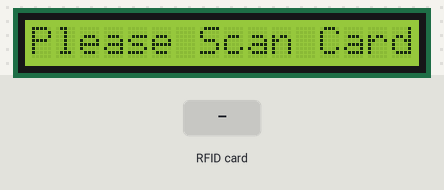
This sketch was run on a simulated Arduino Uno, built with avr-gcc and run on an emulated ATmega328P. On the bench: 16×1 character LCD. The test bench sets the inputs (shaded band). What the sketch prints to the serial monitor is not drawn.

Above: at 1.3 s.
1.4 s: RFID card 29 FB 56 D3 held to the reader
At 1.9 s:
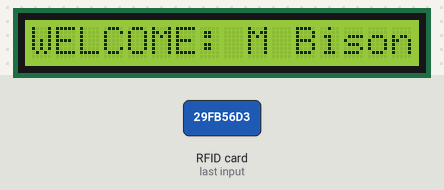
2.9 s: RFID card 5E 7A 19 C4 held to the reader
At 4.1 s:
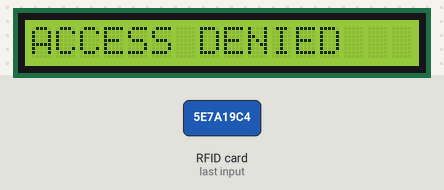
Timing chart, 0 to 5.9 s (numbered marks = the images above; inputs shaded):
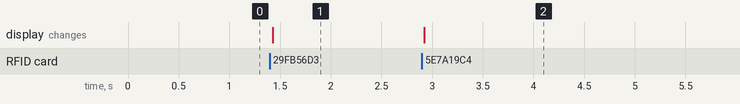

The sketch:

Dispensing.ino
```cpp
#include <SPI.h>
#include <MFRC522.h>
#include <LiquidCrystal_I2C.h>

#define RST_PIN         9          // Configurable, see typical pin layout above
#define SS_PIN          10         // Configurable, see typical pin layout above

MFRC522 reader(SS_PIN, RST_PIN);   // Create MFRC522 instance
LiquidCrystal_I2C lcd(0x27, 16, 1); // Create LCD display address, columns, rows


bool auth(MFRC522 reader) { //authenticate user

  byte master[4] = {0x29, 0xFB, 0x56, 0xD3};//The hexidecimal UID
  if (   reader.uid.uidByte[0] == master[0] &&
         reader.uid.uidByte[1] == master[1] &&
         reader.uid.uidByte[2] == master[2] &&
         reader.uid.uidByte[3] == master[3]   ) {
    return true;
  }
  return false;

}


void setup() {
  Serial.begin(9600);   // Initialize serial communications with the PC
  lcd.init();
  lcd.backlight();
  SPI.begin();      // Init SPI bus
  reader.PCD_Init();   // Init Card Reader
  reader.PCD_DumpVersionToSerial();  // Show details of PCD - MFRC522 Card Reader details
  lcd.print("Please Scan Card");
}
bool known = false, unknown = false;
short int c = 0;
void loop() {

  c++;
  if (c >= 500) { // a time out event
    c = 0;
    unknown = false;
    known = false;
    digitalWrite(7, LOW);
    digitalWrite(6, LOW);
    lcd.clear();
    lcd.print("Please Scan Card");
    return;
  }
  if ( ! reader.PICC_IsNewCardPresent()) {// Look for new cards
    return;
  }
  // Select one of the cards
  if ( ! reader.PICC_ReadCardSerial()) {// Cant read
    return;
  }

  if (auth(reader)) {
  if (!known) { //checks to see if the input id is the stored user
      Serial.println("TRUE");
      lcd.clear();
      lcd.print("WELCOME: M Bison");
      known = true;
      unknown = false;
      c = 0;
    }
  }
  else if (!unknown) {
  Serial.println("FALSE");
    lcd.clear();
    lcd.print("ACCESS DENIED");
    unknown = true;
    known = false;
    c = 0;
  }

}
```

Measured:
- after the input at 1.4 s, the display: changes at once (image 1)
- after the input at 2.9 s, the display: changes at once (image 2)
